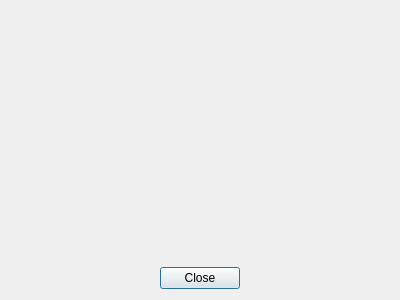
<?xml version="1.0" encoding="UTF-8"?>
<ui version="4.0">
 <class>DlgVideoPreview</class>
 <widget class="QDialog" name="DlgVideoPreview">
  <property name="geometry">
   <rect>
    <x>0</x>
    <y>0</y>
    <width>400</width>
    <height>300</height>
   </rect>
  </property>
  <property name="windowTitle">
   <string>Video Preview</string>
  </property>
  <property name="windowIcon">
   <iconset resource="resources.qrc">
    <normaloff>:/icons/Icons/okjicon144x144.png</normaloff>:/icons/Icons/okjicon144x144.png</iconset>
  </property>
  <layout class="QVBoxLayout" name="verticalLayout">
   <item>
    <widget class="QWidget" name="videoDisplay" native="true">
     <property name="sizePolicy">
      <sizepolicy hsizetype="Preferred" vsizetype="Expanding">
       <horstretch>0</horstretch>
       <verstretch>0</verstretch>
      </sizepolicy>
     </property>
    </widget>
   </item>
   <item>
    <layout class="QHBoxLayout" name="horizontalLayout">
     <item>
      <spacer name="horizontalSpacer">
       <property name="orientation">
        <enum>Qt::Horizontal</enum>
       </property>
       <property name="sizeHint" stdset="0">
        <size>
         <width>40</width>
         <height>20</height>
        </size>
       </property>
      </spacer>
     </item>
     <item>
      <widget class="QPushButton" name="pushButtonClose">
       <property name="text">
        <string>Close</string>
       </property>
      </widget>
     </item>
     <item>
      <spacer name="horizontalSpacer_2">
       <property name="orientation">
        <enum>Qt::Horizontal</enum>
       </property>
       <property name="sizeHint" stdset="0">
        <size>
         <width>40</width>
         <height>20</height>
        </size>
       </property>
      </spacer>
     </item>
    </layout>
   </item>
  </layout>
 </widget>
 <resources>
  <include location="resources.qrc"/>
 </resources>
 <connections/>
</ui>
